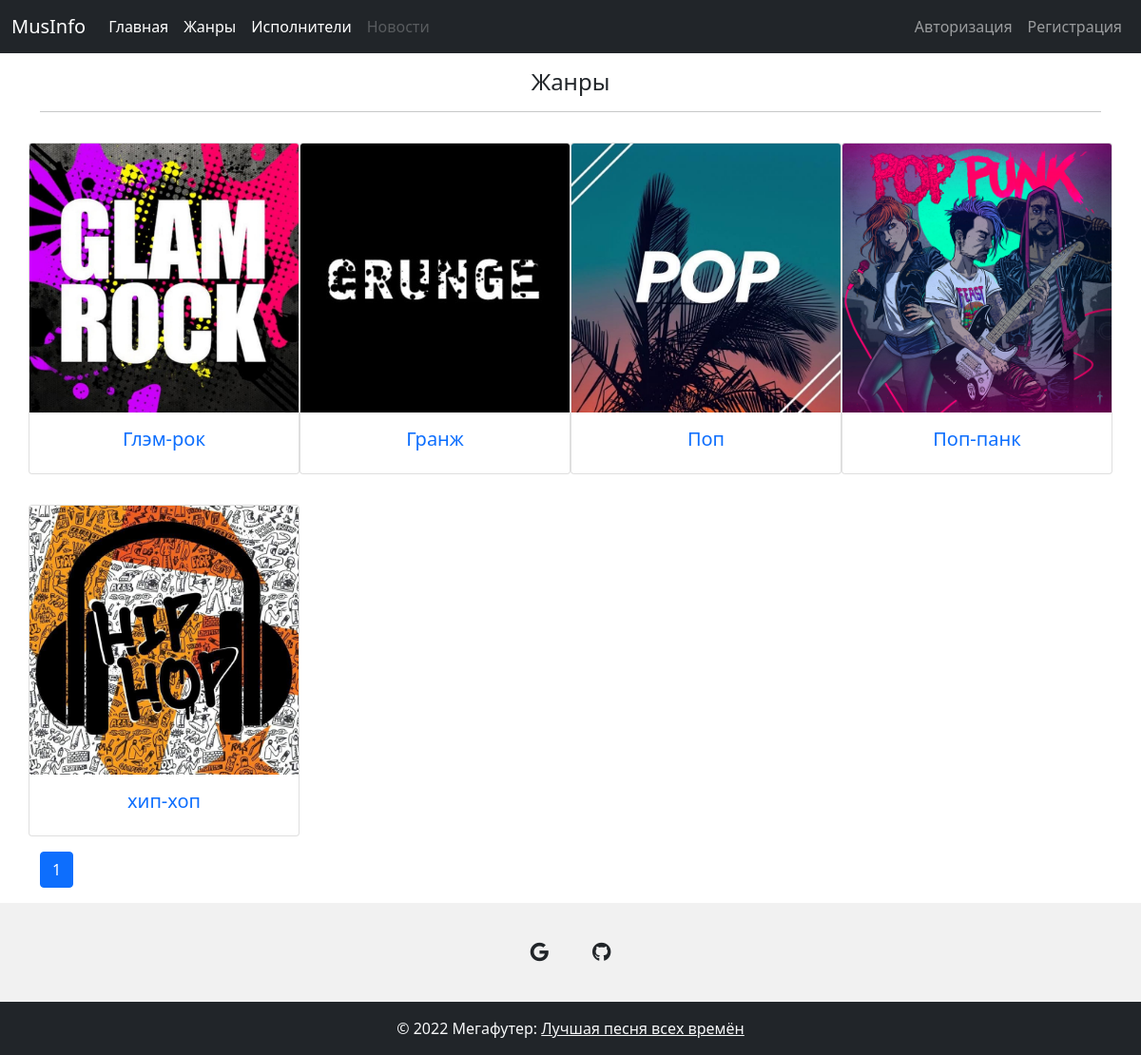
Before: /genres/ with the older database file.
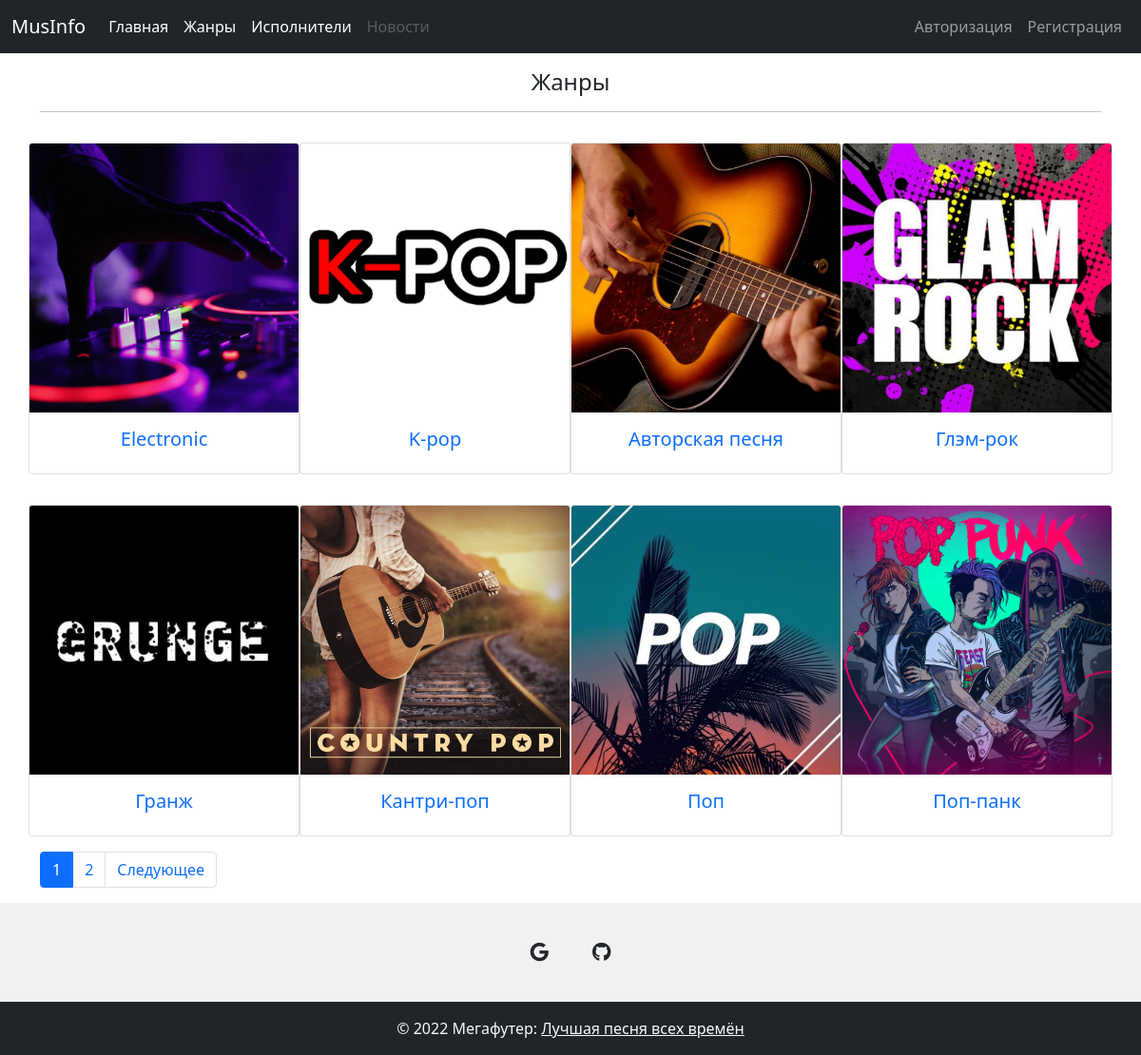
After: the same page with the newer database file.
### music/models.py (models this page shows, shortened)
class Genre(models.Model):
    name = models.CharField(max_length=50, verbose_name='Название жанра')
    slug = models.SlugField()
    description = models.TextField(verbose_name='Описание', default='Описание появится позже')
    image = models.ImageField(upload_to=upload_function, null=True, blank=True)
    def get_absolute_url(self):
        return reverse('genre_detail', kwargs={'genre_slug': self.slug})
    class Meta:
        verbose_name = 'Жанр'
        verbose_name_plural = 'Жанры'

### music/views.py (the view)
# urls.py: path('genres/', cache_page(60)(GenresView.as_view()), name='genres'),
class GenresView(ListView):
    def get(self, request, *args, **kwargs):
        genres = Genre.objects.all().order_by('name')
        paginator = Paginator(genres, 8)
        page_number = request.GET.get('page')
        page_obj = paginator.get_page(page_number)
        context = {
            'genres': genres,
            'page_obj': page_obj,
        }
        return render(request, 'genres.html', context)

### music/templates/genres.html (shortened to what this page needs)
{% extends 'base.html' %}
{% load crispy_forms_tags %}
{% block content %}
        <h4 class="text-center mt-3">Жанры</h4>
        <hr>
        <div class="col-md-12">
          <div class="row">
            {% for genre in page_obj %}
                    <div class="card col-md-3 p-0 mb-3 mt-3">
                        <img src="{{ genre.image.url }}" class="card-img-top">
                        <div class="card-body text-center">
                        <h5 class="card-title"><a href="{{ genre.get_absolute_url }}" class="text-decoration-none">
                            {{ genre.name }}
                        </a></h5>
                        </div>
                    </div>
            {% endfor %}
            <nav aria-label="...">
              <ul class="pagination" class="text-center">
                <li class="page-item active" aria-current="page">
                  <a class="page-link" href="{{ page_obj.number }}">{{ page_obj.number }}</a>
                </li>
                  {% if page_obj.has_next %}
                    <li class="page-item">
                      <a class="page-link" href="?page={{ page_obj.paginator.num_pages }}">{{ page_obj.paginator.num_pages }}</a>
                    </li>
                    <li class="page-item">
                      <a class="page-link" href="?page={{ page_obj.next_page_number }}">Следующее</a>
                    </li>
                  {% endif %}
              </ul>
            </nav>
          </div>
        </div>
        {% endblock content %}

### music/templates/base.html (shortened to what this page needs)
<!DOCTYPE html>
<html lang="en">
<head>
    <link rel="stylesheet" href="https://pro.fontawesome.com/releases/v5.10.0/css/all.css"/>
    <link href="https://cdn.jsdelivr.net/npm/bootstrap@5.1.3/dist/css/bootstrap.min.css" rel="stylesheet">
</head>
<body>
    <nav class="navbar sticky-top navbar-expand-lg navbar-dark bg-dark">
        <div class="container-fluid">
          <a class="navbar-brand" href="{% url 'base' %}">MusInfo</a>
          <div class="collapse navbar-collapse" id="navbarSupportedContent">
            <ul class="navbar-nav me-auto mb-2 mb-lg-0">
              <li class="nav-item">
                <a class="nav-link active" aria-current="page" href="{% url 'base' %}">Главная</a>
              </li>
              <li class="nav-item">
                <a class="nav-link active" aria-current="page" href="{% url 'genres' %}">Жанры</a>
              </li>
              <li class="nav-item">
                <a class="nav-link active" aria-current="page" href="{% url 'artists' %}">Исполнители</a>
              </li>
              {% if not request.user.is_authenticated %}
              <li class="nav-item">
                <a class="nav-link disabled" href="{% url 'news' %}" tabindex="-1" aria-disabled="true">Новости</a>
              </li>
              {% else %}
              <li class="nav-item">
                <a class="nav-link active" aria-current="page" href="{% url 'news' %}">Новости</a>
              </li>
              {% endif %}
            </ul>
            <ul class="navbar-nav mb-2 mb-lg-0 ml-0">
              {% if not request.user.is_authenticated %}
              <li class="nav-item">
                <a class="nav-link" href="{% url 'login' %}">Авторизация</a>
              </li>
                <li class="nav-item">
                <a class="nav-link" href="{% url 'registration' %}">Регистрация</a>
              </li>
              {% endif %}
            </ul>
          </div>
        </div>
      </nav>
      <div class='container'>
        {% block content %}{% endblock content %}
      </div>
      <footer class="text-center text-white" style="background-color: #f1f1f1;" id="footer">
        <div class="container pt-4">
          <section class="mb-4">
            <a
              class="btn btn-link btn-floating btn-lg text-dark m-1"
              href="mailto:sergeymikheylov2002@gmail.com"
              target="_blank"
              role="button"
              data-mdb-ripple-color="dark"
              ><i class="fab fa-google"></i
            ></a>
            <a
              class="btn btn-link btn-floating btn-lg text-dark m-1"
              href="https://github.com/GreenLight10/"
              target="_blank"
              role="button"
              data-mdb-ripple-color="dark"
              ><i class="fab fa-github"></i
            ></a>
          </section>
        </div>
        <div class="text-center text-light p-3 bg-dark">
          © 2022 Мегафутер:
          <a class="text-light" href="https://www.youtube.com/watch?v=dQw4w9WgXcQ" target="_blank">Лучшая песня всех времён</a>
        </div>
      </footer>
</body>
</html>

### music/templates/base.html (style rules this page uses)
html { position: relative; min-height: 100%; }
body { margin-bottom: 160px; }
#footer { position: absolute; bottom: 0; width: 100%; height: 160px; }

Changed rows visible on the page:
no longer on this page (row unchanged): Genre: image (picture), name "хип-хоп"
added Genre: image (picture), name "Electronic"
added Genre: image (picture), name "K-pop"
added Genre: image (picture), name "Авторская песня"
added Genre: image (picture), name "Кантри-поп"
Other visible differences:
{{ page_obj.paginator.num_pages }}: (not shown) → "2"
text now shown: "Следующее"
